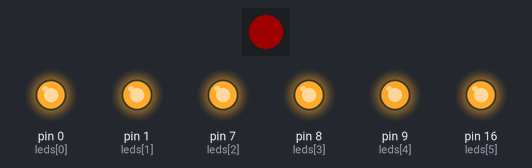
A sketch run on a simulated Arduino Uno, built with avr-gcc and run on an emulated ATmega328P. Parts: 1 RGB LEDs in strip order, left to right, output pins drawn as LEDs (lit = HIGH). Dim RGB values are drawn brighter than linear; random numbers use the default seed unless the sketch sets one.

Above: at 0.41 s.
At 8.64 s:
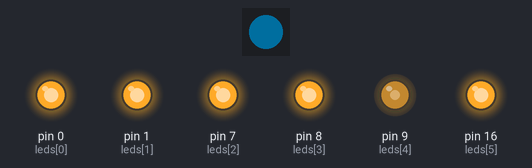
At 14.13 s:
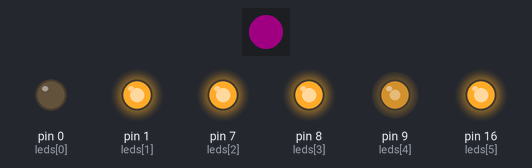
At 19.82 s:
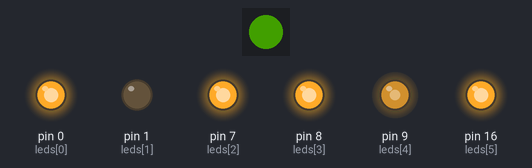
At 28.88 s:
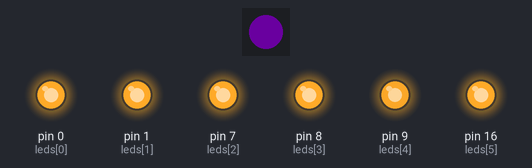
At 39.16 s:
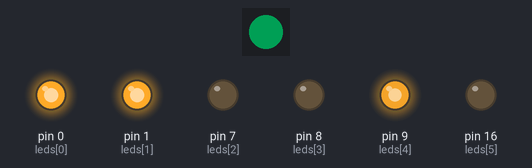
Timing chart, 0 to 40.0 s (numbered marks = the images above):
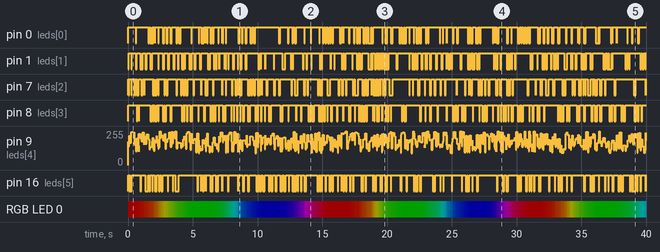

The sketch:

candle_RGB.ino
```cpp
// LED Fire Effect

// original code from https://www.instructables.com/Realistic-Fire-Effect-with-Arduino-and-LEDs/


#include <Adafruit_NeoPixel.h>
#define PIN        15 // 15 on Attiny826
#define NUMPIXELS 1 // Popular NeoPixel ring size
Adafruit_NeoPixel pixels(NUMPIXELS, PIN, NEO_GRB + NEO_KHZ800);

int leds2[] = {3, 5, 6} ; // pwm pins 328p
int leds[] = {0, 1, 7, 8, 9, 16} ; // pwm pins Attiny826


void setup(){
  for (int led = 0; led < (sizeof(leds)/sizeof(int)); led++){
    pinMode(leds[led], OUTPUT);
    digitalWrite(led, LOW);
  }

  //pinMode(8, OUTPUT);
  //digitalWrite(8, LOW);
  //pinMode(9, OUTPUT);
  //digitalWrite(9, HIGH);

  pixels.setBrightness(32);
  pixels.begin(); // INITIALIZE NeoPixel strip object (REQUIRED)
  pixels.show();
}


void loop() {

  for(long firstPixelHue = 0; firstPixelHue < 65536; firstPixelHue += 256){
    pixels.rainbow(firstPixelHue);
    pixels.show();
    for (int led = 0; led < (sizeof(leds)/sizeof(int)); led++){
      //analogWrite(leds[led], random(120)+135);
      analogWrite(leds[led], random(165)+90);

    }
    delay(random(125));
  }

}
```

Measured:
- by itself, RGB LED 0: off → RGB(32, 0, 0) at 0.00 s, → RGB(32, 1, 0) 0.65 s later, → RGB(32, 2, 0) 0.17 s later, → RGB(32, 3, 0) 0.20 s later, … (271 changes in this stretch)
